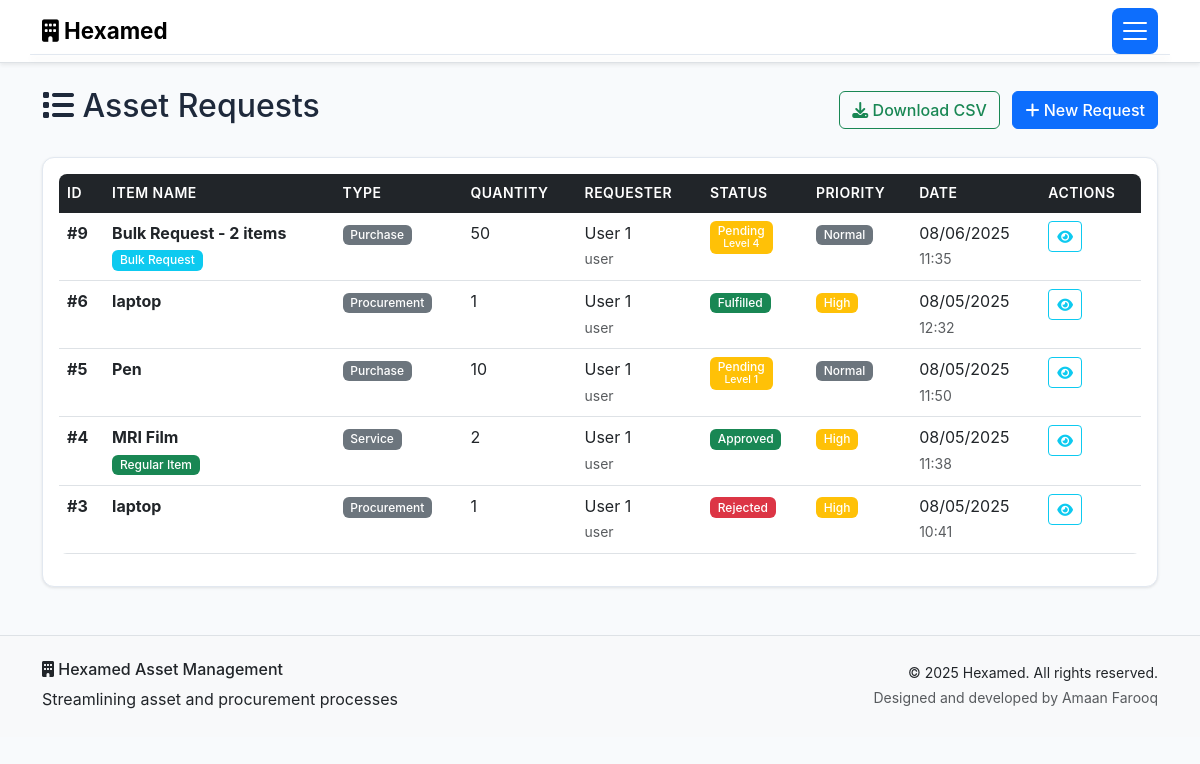
The app's page /requests (signed in) with its own data.
### models.py (models this page shows, shortened)
class AssetRequest(db.Model):
    id = db.Column(db.Integer, primary_key=True)
    item_name = db.Column(db.String(200), nullable=False)
    quantity = db.Column(db.Integer, nullable=False)
    purpose = db.Column(db.Text, nullable=False)
    request_type = db.Column(db.String(50), nullable=False)
    estimated_cost = db.Column(db.Float)
    urgency = db.Column(db.String(20), default='Normal')
    is_bulk_request = db.Column(db.Boolean, default=False)
    bulk_items = db.Column(db.Text)  # JSON array of items for bulk requests
    item_classification = db.Column(db.String(20))  # 'Regular' or 'Specific' - set by SCM
    status = db.Column(db.String(20), default='Pending')
    current_approval_level = db.Column(db.Integer, default=1)
    floor = db.Column(db.String(50))
    fulfilled_from_asset_id = db.Column(db.Integer, db.ForeignKey('asset.id'))
    fulfilled_quantity = db.Column(db.Integer, default=0)
    fulfilled_by = db.Column(db.Integer, db.ForeignKey('user.id'))
    fulfilled_at = db.Column(db.DateTime)
    fulfillment_notes = db.Column(db.Text)
    created_at = db.Column(db.DateTime, default=datetime.utcnow)
    updated_at = db.Column(db.DateTime, default=datetime.utcnow, onupdate=datetime.utcnow)
    user_id = db.Column(db.Integer, db.ForeignKey('user.id'), nullable=False)
    uploaded_files = db.relationship('UploadedFile', backref='request', lazy=True, cascade='all, delete-orphan')
    approvals = db.relationship('Approval', backref='request', lazy=True, cascade='all, delete-orphan')
    fulfilled_from_asset = db.relationship('Asset', foreign_keys=[fulfilled_from_asset_id])
    fulfilled_by_user = db.relationship('User', foreign_keys=[fulfilled_by])

class User(db.Model):
    id = db.Column(db.Integer, primary_key=True)
    username = db.Column(db.String(80), unique=True, nullable=False)
    email = db.Column(db.String(120), unique=True, nullable=False)
    password_hash = db.Column(db.String(256), nullable=False)
    role = db.Column(db.String(50), nullable=False, default='User')
    full_name = db.Column(db.String(100), nullable=False)
    floor = db.Column(db.String(50))
    department = db.Column(db.String(100))
    created_at = db.Column(db.DateTime, default=datetime.utcnow)
    is_active = db.Column(db.Boolean, default=True)
    requests = db.relationship('AssetRequest', foreign_keys='AssetRequest.user_id', backref='requester', lazy=True)

### routes.py (the view)
    def decorated_function(*args, **kwargs):
        if 'user_id' not in session:
            flash('Please log in to access this page.', 'warning')
            return redirect(url_for('login'))
        return f(*args, **kwargs)

### routes.py (called while the page is built)
def require_login(f):
    def decorated_function(*args, **kwargs):
        if 'user_id' not in session:
            flash('Please log in to access this page.', 'warning')
            return redirect(url_for('login'))
        return f(*args, **kwargs)
    decorated_function.__name__ = f.__name__
    return decorated_function

@app.route('/requests')
@require_login
def view_requests():
    user = User.query.get(session['user_id'])
    page = request.args.get('page', 1, type=int)
    if user.role in ['Admin', 'MD', 'Accounts/SCM']:
        requests = AssetRequest.query.order_by(AssetRequest.created_at.desc()).paginate(
            page=page, per_page=10, error_out=False)
    elif user.role == 'Concern Manager':
        requests = AssetRequest.query.filter_by(floor=user.floor).order_by(AssetRequest.created_at.desc()).paginate(
            page=page, per_page=10, error_out=False)
    else:
        requests = AssetRequest.query.filter_by(user_id=user.id).order_by(AssetRequest.created_at.desc()).paginate(
            page=page, per_page=10, error_out=False)
    assets = Asset.query.all() if user.role == 'Accounts/SCM' else []
    return render_template('requests.html', requests=requests, user=user, assets=assets)

### templates/requests.html (shortened to what this page needs)
{% extends "base.html" %}
{% block content %}
<div class="container my-4">
    <div class="row">
        <div class="col">
            <div class="d-flex justify-content-between align-items-center mb-4">
                <h2><i class="fas fa-list"></i> Asset Requests</h2>
                <div>
                    <a href="{{ url_for('download_requests') }}" class="btn btn-outline-success me-2">
                        <i class="fas fa-download"></i> Download CSV
                    </a>
                    <a href="{{ url_for('create_request') }}" class="btn btn-primary">
                        <i class="fas fa-plus"></i> New Request
                    </a>
                </div>
            </div>
        </div>
    </div>
    {% if requests.items %}
    <div class="card">
        <div class="card-body">
            <div class="table-responsive">
                <table class="table table-hover">
                    <thead>
                        <tr>
                            <th>ID</th>
                            <th>Item Name</th>
                            <th>Type</th>
                            <th>Quantity</th>
                            <th>Requester</th>
                            <th>Status</th>
                            <th>Priority</th>
                            <th>Date</th>
                            <th>Actions</th>
                        </tr>
                    </thead>
                    <tbody>
                        {% for request in requests.items %}
                        <tr>
                            <td><strong>#{{ request.id }}</strong></td>
                            <td>
                                <div>
                                    <strong>{{ request.item_name }}</strong>
                                    {% if request.is_bulk_request %}
                                        <br><span class="badge bg-info">Bulk Request</span>
                                    {% endif %}
                                    {% if request.item_classification %}
                                        <br><span class="badge bg-{{ 'success' if request.item_classification == 'Regular' else 'warning' }}">
                                            {{ request.item_classification }} Item
                                        </span>
                                    {% endif %}
                                </div>
                            </td>
                            <td>
                                <span class="badge bg-secondary">{{ request.request_type }}</span>
                            </td>
                            <td>{{ request.quantity }}</td>
                            <td>
                                <div>
                                    {{ request.requester.full_name }}
                                    <br><small class="text-muted">{{ request.requester.username }}</small>
                                </div>
                            </td>
                            <td>
                                {% if request.status == 'Pending' %}
                                    <span class="badge bg-warning">
                                        {{ request.status }}
                                        <br><small>Level {{ request.current_approval_level }}</small>
                                    </span>
                                {% elif request.status == 'Approved' %}
                                    <span class="badge bg-success">{{ request.status }}</span>
                                {% elif request.status == 'Rejected' %}
                                    <span class="badge bg-danger">{{ request.status }}</span>
                                {% elif request.status == 'Fulfilled' %}
                                    <span class="badge bg-success">{{ request.status }}</span>
                                {% endif %}
                            </td>
                            <td>
                                {% if request.urgency == 'Critical' %}
                                    <span class="badge bg-danger">{{ request.urgency }}</span>
                                {% elif request.urgency == 'High' %}
                                    <span class="badge bg-warning">{{ request.urgency }}</span>
                                {% elif request.urgency == 'Normal' %}
                                    <span class="badge bg-secondary">{{ request.urgency }}</span>
                                {% else %}
                                    <span class="badge bg-light text-dark">{{ request.urgency }}</span>
                                {% endif %}
                            </td>
                            <td>
                                <div>
                                    {{ request.created_at.strftime('%m/%d/%Y') if request.created_at else 'N/A' }}
                                    <br><small class="text-muted">{{ request.created_at.strftime('%H:%M') if request.created_at else 'N/A' }}</small>
                                </div>
                            </td>
                            <td>
                                <div class="btn-group btn-group-sm">
                                    <button class="btn btn-outline-info btn-sm" data-bs-toggle="modal"
                                            data-bs-target="#requestModal{{ request.id }}">
                                        <i class="fas fa-eye"></i>
                                    </button>
                                </div>
                            </td>
                        </tr>
                        {% endfor %}
                    </tbody>
                </table>
            </div>
        </div>
    </div>
    {% endif %}
</div>
{% endblock %}

### static/style.css (style rules this page uses)
:root { --hexamed-primary: #2563eb; --hexamed-secondary: #64748b; --hexamed-success: #00ffaa; --hexamed-warning: #ffa200; --hexamed-danger: #ff0000; --hexamed-info: #06b6d4; --hexamed-light: #f8fafc; --hexamed-dark: #465977; --hexamed-gradient: linear-gradient(135deg, #2563eb, #06b6d4); }
body { font-family: 'Inter', 'Segoe UI', Tahoma, Geneva, Verdana, sans-serif; line-height: 1.6; background-color: #f8fafc; color: #1e293b; }
.card { border: 1px solid #e2e8f0; border-radius: 0.75rem; box-shadow: 0 1px 3px rgba(0, 0, 0, 0.1); transition: all 0.3s ease; background: white; }
.btn { font-weight: 500; transition: all 0.3s ease; border-radius: 0.375rem; }
.btn-group .btn { border-radius: 0.25rem; }
.table { border-radius: 0.5rem; overflow: hidden; }
.table thead th { background-color: var(--bs-dark); color: white; border: none; font-weight: 600; text-transform: uppercase; font-size: 0.875rem; letter-spacing: 0.5px; }
.table tbody tr { transition: background-color 0.2s ease; }
.badge { font-weight: 500; font-size: 0.75rem; padding: 0.35em 0.65em; }

### records on screen
AssetRequest: id "9", item_name "Bulk Request - 2 items", is_bulk_request "Bulk Request", request_type "Purchase", quantity "50", requester.full_name "User 1", requester.username "user", status "Pending", current_approval_level "4", urgency "Normal", created_at "08/06/2025", created_at "11:35"
AssetRequest: id "6", item_name "laptop", request_type "Procurement", quantity "1", requester.full_name "User 1", requester.username "user", status "Fulfilled", urgency "High", created_at "08/05/2025", created_at "12:32"
AssetRequest: id "5", item_name "Pen", request_type "Purchase", quantity "10", requester.full_name "User 1", requester.username "user", status "Pending", current_approval_level "1", urgency "Normal", created_at "08/05/2025", created_at "11:50"
AssetRequest: id "4", item_name "MRI Film", item_classification "Regular", request_type "Service", quantity "2", requester.full_name "User 1", requester.username "user", status "Approved", urgency "High", created_at "08/05/2025", created_at "11:38"
AssetRequest: id "3", item_name "laptop", request_type "Procurement", quantity "1", requester.full_name "User 1", requester.username "user", status "Rejected", urgency "High", created_at "08/05/2025", created_at "10:41"
